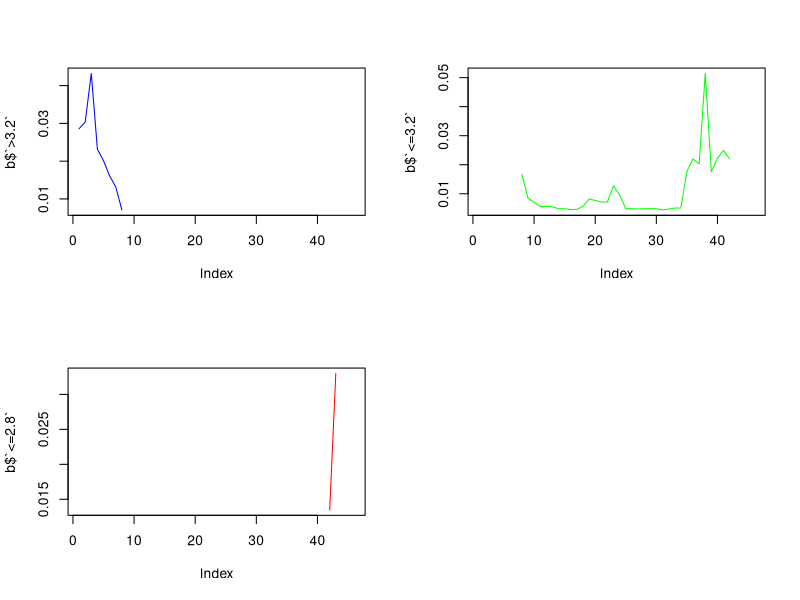
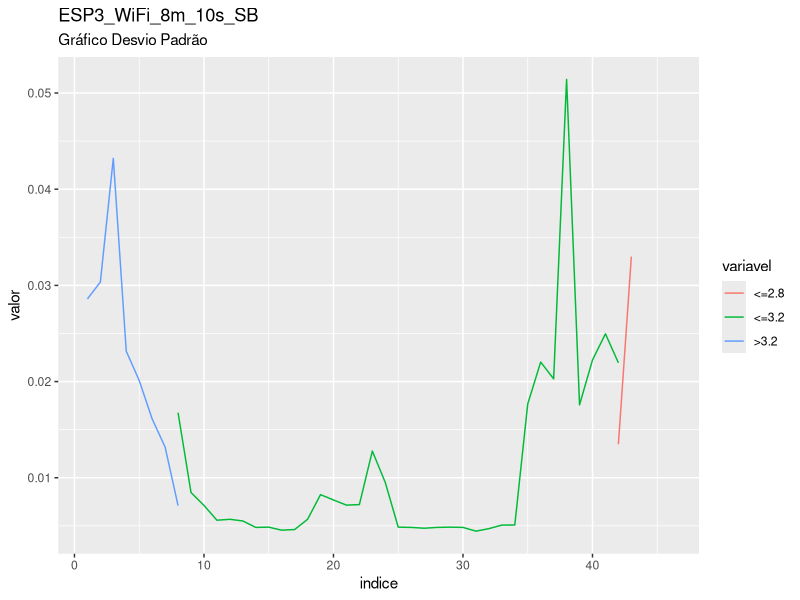
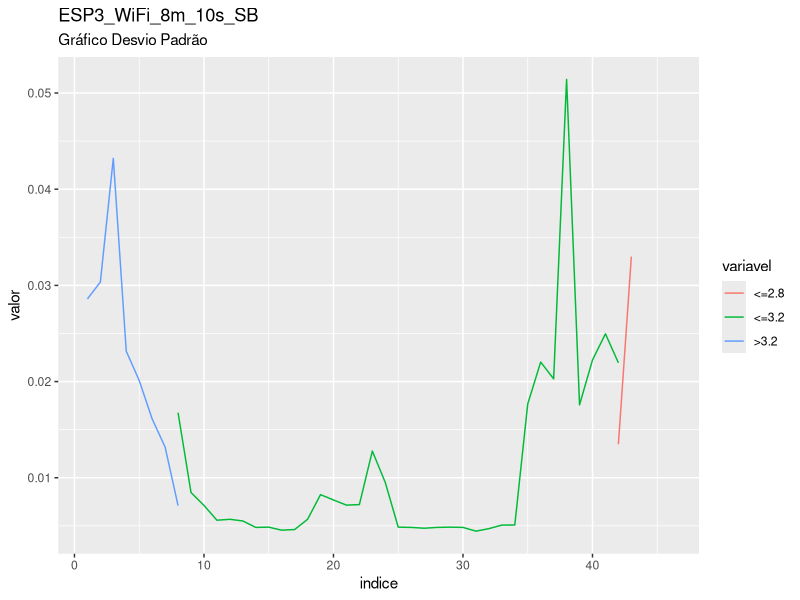

Generate these figures, in order, with R:
library(readxl)
plan_ESP3_WiFi_8m_10s_SB <- read_excel("ESP3 WiFi 8m 10s SB.xlsx")
View(plan_ESP3_WiFi_8m_10s_SB)

valor<-plan_ESP3_WiFi_8m_10s_SB$Column9
posicoes<-c(1:length(valor))

corte_1<-min(posicoes[which(valor==3.2)])
corte_2<-min(posicoes[which(valor==2.8)])

valor[which(posicoes==corte_1)]
valor[which(posicoes==corte_2)]

a<- rep(1,corte_1)
b<- rep(2,corte_2-corte_1)
c<- rep(3,length(valor)-corte_2)

plan_ESP3_WiFi_8m_10s_SB$nivel<-c(a,b,c)


###########################################################

require(lubridate)
plan_ESP3_WiFi_8m_10s_SB$t<-(plan_ESP3_WiFi_8m_10s_SB$Column1)
plan_ESP3_WiFi_8m_10s_SB$t0<-min((plan_ESP3_WiFi_8m_10s_SB$Column1))
plan_ESP3_WiFi_8m_10s_SB$survt<-(plan_ESP3_WiFi_8m_10s_SB$t-plan_ESP3_WiFi_8m_10s_SB$t0)
segundos<-round(as.numeric(diff(plan_ESP3_WiFi_8m_10s_SB$survt,1)))
plan_ESP3_WiFi_8m_10s_SB$segundos<-c(0,segundos)
plan_ESP3_WiFi_8m_10s_SB$segundos<- ifelse(plan_ESP3_WiFi_8m_10s_SB$segundos<0,5,plan_ESP3_WiFi_8m_10s_SB$segundos)
plan_ESP3_WiFi_8m_10s_SB$segundos_acum<-cumsum(plan_ESP3_WiFi_8m_10s_SB$segundos)
plan_ESP3_WiFi_8m_10s_SB$minutos_acum<-round(cumsum(plan_ESP3_WiFi_8m_10s_SB$segundos)/60)
plan_ESP3_WiFi_8m_10s_SB$minuto = cut(as.numeric(plan_ESP3_WiFi_8m_10s_SB$minutos_acum), c(0,5, 10,15, 20,25, 30,35, 40,45,50,55,60,65,70,75,80,85,90,95,100,105,110,115,120,125,130,135,140,145,150,155,160,165,170,175,180,185,190,195,200,205,210,215,220,225,Inf), right=FALSE)


tapply(plan_ESP3_WiFi_8m_10s_SB$Column9,plan_ESP3_WiFi_8m_10s_SB$nivel,sd)
tapply(plan_ESP3_WiFi_8m_10s_SB$Column9,plan_ESP3_WiFi_8m_10s_SB$minuto,sd)

a<-tapply(plan_ESP3_WiFi_8m_10s_SB$Column9,list(plan_ESP3_WiFi_8m_10s_SB$minuto, plan_ESP3_WiFi_8m_10s_SB$nivel),sd)
b<-data.frame(a)
names(b)<-c(">3.2","<=3.2","<=2.8")

# exportando saida para csv
write.csv(a,file="saida_dp_ESP3_WiFi_8m_10s_SB.csv")

#grafico

par(mfrow = c(2, 2))
plot(b$`>3.2`,col="blue",type="l")
plot(b$`<=3.2`,col="green",type="l")
plot(b$`<=2.8`,col="red",type="l")

b$indice<-c(1:nrow(b))

library(tidyr)
library(ggplot2)

dados_long <- b %>% gather(variavel, valor, -indice)

ggplot(data = dados_long, aes(x = indice, y = valor, group = variavel)) +
  geom_line(aes(colour = variavel)) +
labs(title = "ESP3_WiFi_8m_10s_SB", subtitle = "Gráfico Desvio Padrão")

ggsave("Grafico_DP_ESP3_WiFi_8m_10s_SB.png")

